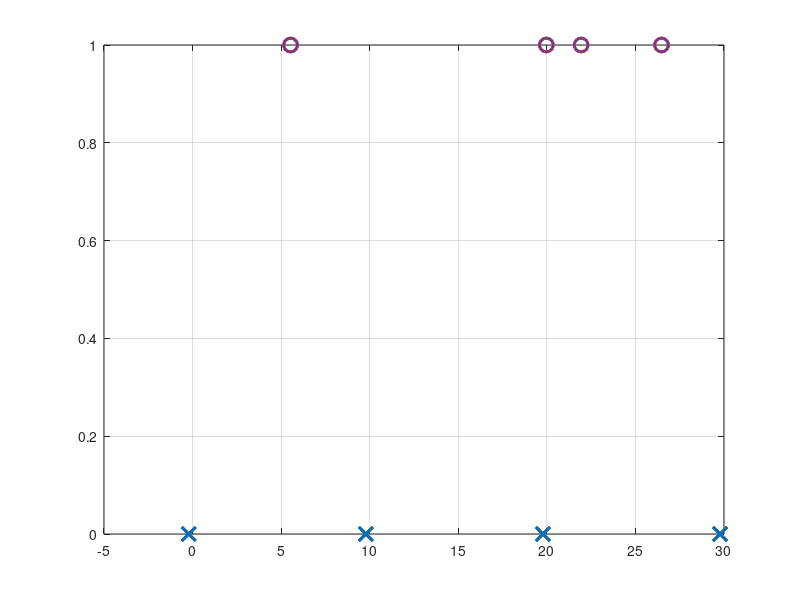

The MATLAB script that drew this image: (Note: this script raises an error after producing the figure.)
e = [5.533302853313628, 19.969694952128847, 26.474627505268337, 21.932874876455383];
a = [[24.244414606129297], [-10.191976856356955], [-6.6969097486208105], [-22.155156617468116]];
% a = [[23.734287856301144], [-0.7021039579114551], [-17.207036184268226], [-22.665283379958368]];
psi = [7.934182678311471, 6.768697284003787, 5.537499075510603, 3.894762663601763]/10;

% e = [26.236422354804127, 3.023427286862066];
% a = [[-31.83887720775231], [1.3741178626749007]];
% psi = [0.1130053450961288, 2.6183804189737234];

datLen = length(e);

figure(1)
clf
plot(e,ones(datLen),'o','MarkerSize',10,'LineWidth',2)
hold on
grid on
plot(e+a,zeros(datLen),'x','MarkerSize',10,'LineWidth',2)
for i = 1:datLen
    text(e(i)+a(i),-0.1,"#"+num2str(i)+": psi = "+num2str(psi(i)))
    text(e(i),1.1,"#"+num2str(i))
    plot([e(i),e(i)+a(i)],[1 0],'k')
end

ylim([-.5 1.5])
yticks([0 1])
yticklabels({'Equilibrium','Original ETA (e_i)'})
